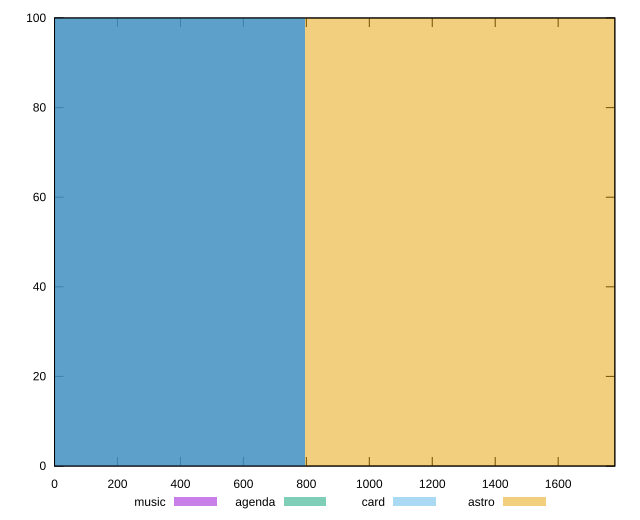

Generate this figure with gnuplot:
reset

$music <<EOF
0 100
EOF

$agenda <<EOF
0 100
EOF

$card <<EOF
0 100
EOF

$astro <<EOF
1592.0358240345101 100
EOF

set key outside below
set boxwidth 1592.0358240345101
set xrange [0:1780]
set yrange [0:100]
set trange [0:100]
set style fill transparent solid 0.5 noborder
set terminal svg size 640, 520 enhanced background rgb 'white'
set output "reports/report_00031_2021-02-24T23-18-18.084Z/render-blocking-resources/comparison/histogram/all_raw.svg"

plot $music title "music" with boxes, \
     $agenda title "agenda" with boxes, \
     $card title "card" with boxes, \
     $astro title "astro" with boxes

reset
